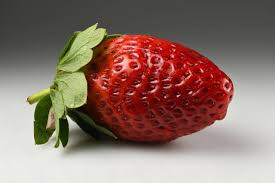
#> input picture imageProcessing2/images/img.jpg, 275 x 183 px
$ python app.py
#> lines starting #> are read from the running program, lines starting #| are printed output that depends on the picture
import numpy as np
import random
import cv2
from sklearn.neighbors import KNeighborsClassifier

# Gri tonlamalı görüntüyü yükle
image_path = 'images/img.jpg'  # Görüntü dosya yolunu buraya yazın
image = cv2.imread(image_path, cv2.IMREAD_GRAYSCALE)
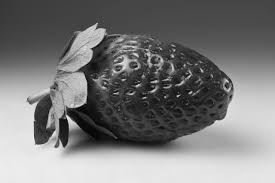
#> image: shape (183, 275); min 0, max 243, mean 122.8

# Görüntünün boyutlarını al
height, width = image.shape
#> height = 183; width = 275

# Görüntüyü piksel değerlerinin 2D dizisine dönüştür
pixels = image.reshape(-1, 1)  # Şekil: (piksel_sayısı, 1)

# Rastgele bir piksel indeksi seç
random_index = random.randint(0, pixels.shape[0] - 1)
#> random_index = 25247
selected_pixel_value = pixels[random_index][0]
#> selected_pixel_value = 49
selected_coordinates = (random_index // width, random_index % width)
#> selected_coordinates = (91, 222)

# Komşu sayısını belirle (m)
m = 8  # Daha fazla veya daha az komşu almak için bu değeri değiştirebilirsiniz

# k-NN modeli için verileri hazırla
# Her piksel için koordinat özelliklerini oluştur
X = np.array([(i // width, i % width) for i in range(pixels.shape[0])])  # Şekil: (piksel_sayısı, 2)
y = pixels.flatten()  # Piksel değerlerini hedef olarak düzleştir

# k-NN modelini başlat ve eğit
knn = KNeighborsClassifier(n_neighbors=m)
knn.fit(X, y)

# Seçilen pikselin koordinatlarını kullanarak m en yakın komşusunu bul
neighbors_indices = knn.kneighbors([selected_coordinates], return_distance=False)

# Sonuçları yazdır
print("Seçilen Piksel Koordinatları:", selected_coordinates)
#| Seçilen Piksel Koordinatları: (91, 222)
print("Seçilen Piksel Değeri:", selected_pixel_value)
#| Seçilen Piksel Değeri: 49
print("En Yakın Komşu İndeksleri:", neighbors_indices[0])
#| En Yakın Komşu İndeksleri: [25247 24972 25522 25248 25246 25521 24973 24971]

# En yakın komşuların değerlerini yazdır
print("En Yakın Komşu Piksel Değerleri:")
for idx in neighbors_indices[0]:
    print("Piksel Koordinatları:", (idx // width, idx % width), "Değer:", pixels[idx][0])
#> this loop made 8 passes
#| Piksel Koordinatları: (91, 222) Değer: 49
#| Piksel Koordinatları: (90, 222) Değer: 46
#| Piksel Koordinatları: (92, 222) Değer: 45
#| Piksel Koordinatları: (91, 223) Değer: 43
#| Piksel Koordinatları: (91, 221) Değer: 54
#| Piksel Koordinatları: (92, 221) Değer: 55
#| Piksel Koordinatları: (90, 223) Değer: 51
#| Piksel Koordinatları: (90, 221) Değer: 37
